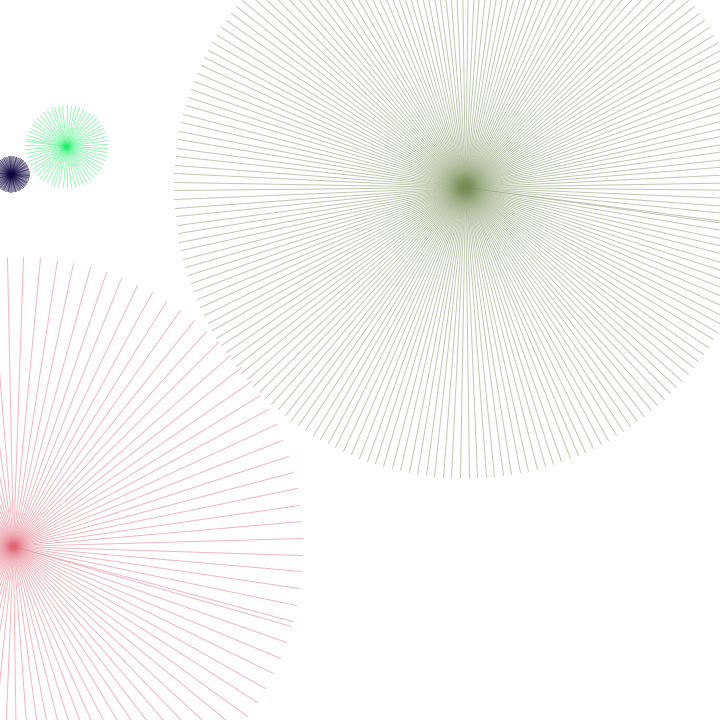
Frame 1 (no input)
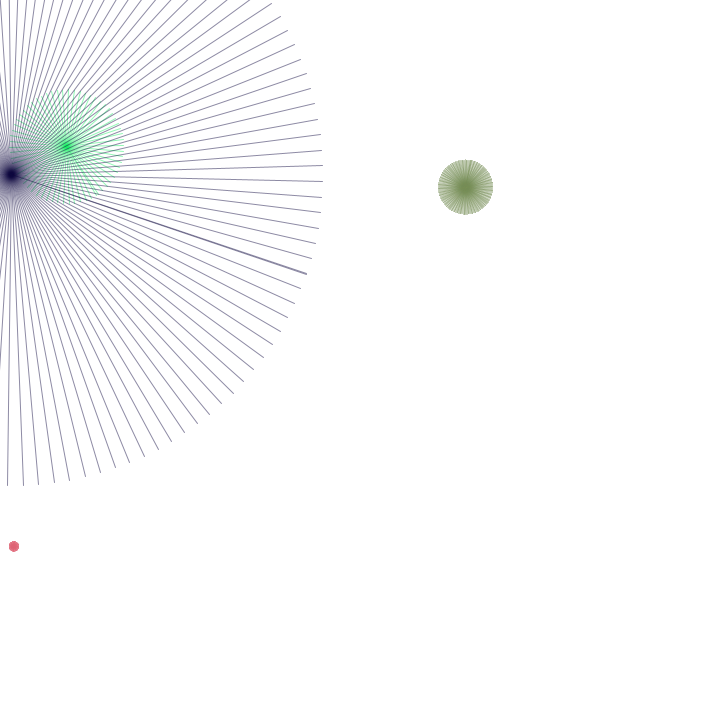
Frame 60 (the mouse pressed at the canvas centre just before this capture)
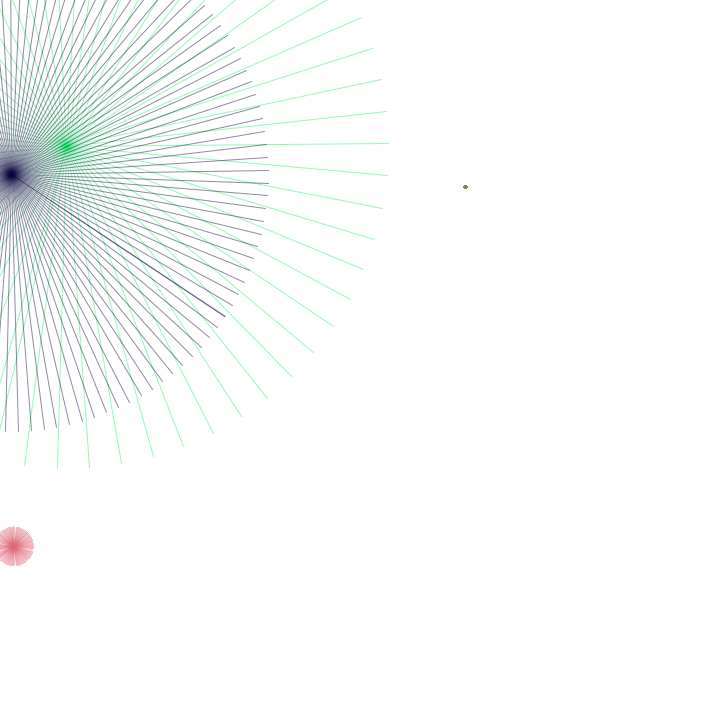
Frame 120 (the mouse held since frame 60 and released just before this capture)

The Processing sketch that drew these frames (run headless with seeded random() and noise(); from frame 60 on, the mouse is pressed at the canvas centre):

// Processing sketch: manoloideExample
// ── manoloideExample.pde
ManoThing mt1; // ManoThing = class, mt1 = object/instance
ManoThing mt2;
ManoThing mt3;
ManoThing mt4;

void setup(){
  size(720,720);
  
  mt1 = new ManoThing();
  mt2 = new ManoThing();
  mt3 = new ManoThing();
  mt4 = new ManoThing();
}

void draw(){
  background(255);
  mt1.update();
  mt1.display();
  mt2.update();
  mt2.display();
  mt3.update();
  mt3.display();
  mt4.update();
  mt4.display();
}

// ── ManoThing.pde
class ManoThing { // block
  float x, y; //fields
  float line_count;
  float diameter;
  float original_diameter;
  float rotation_speed;
  float phase;
  color c;

  ManoThing() { // constructor
    x = random(width);
    y = random(height);
    line_count = random(60,220);
    diameter = random(100,200);
    original_diameter = diameter;
    rotation_speed = random(0.0001,0.001);
    phase = random(0,TWO_PI);
    c = color(random(255),random(255), random(255));
  }
  
  void update(){
    diameter = original_diameter+200*sin(phase+millis()*0.001);
  }

  void display() {
    strokeWeight(1);
    stroke(c, 120);
    pushMatrix();
    translate(x, y);
    rotate(millis()*rotation_speed);
    for (float theta = 0; theta < TWO_PI; theta += TWO_PI/line_count) {
      float line_end_x = diameter*cos(theta);
      float line_end_y = diameter*sin(theta);
      line(0,0,line_end_x,line_end_y);
      //ellipse(line_end_x,line_end_y, 10,10);
    }
    popMatrix();
  }
}
